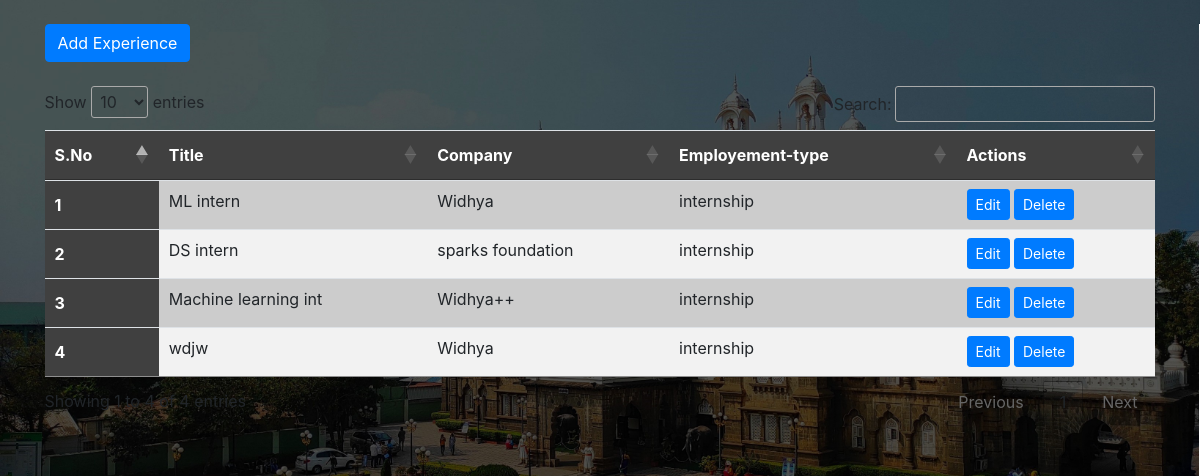
The page /linkedpages/certifications/internship.php on the database its author committed.
### tables this page shows
CREATE TABLE `intern` (
  `sno` int(20) NOT NULL,
  `title` varchar(20) NOT NULL,
  `company` varchar(20) NOT NULL,
  `employement-type` varchar(20) NOT NULL,
  `dt` datetime NOT NULL DEFAULT current_timestamp()
);

### linkedpages/certifications/internship.php (the view, shortened to what this page needs)
<?php
$servername = "localhost";
$username = "root";
$password = "";
$database = "users";
$conn = mysqli_connect($servername, $username, $password, $database);
?>
<!doctype html>
<html lang="en">
<head>
  <link rel="stylesheet" href="https://stackpath.bootstrapcdn.com/bootstrap/4.4.1/css/bootstrap.min.css"
>
  <link rel="stylesheet" href="//cdn.datatables.net/1.10.20/css/jquery.dataTables.min.css">
</head>
<body>
  <div class="container my-4">
    <form action="addinternship.html">
      <button type="submit" class="btn btn-primary">Add Experience</button>
    </form>
  </div>
  <div class="container my-4">
    <table class="table" id="myTable" style="background-color: #cccccc;">
      <thead>
        <tr>
          <th scope="col">S.No</th>
          <th scope="col">Title</th>
          <th scope="col">Company</th>
          <th scope="col">Employement-type</th>
          <th scope="col">Actions</th>
        </tr>
      </thead>
      <tbody;>
        <?php
          $sql = "SELECT * FROM `intern`";
          $result = mysqli_query($conn, $sql);
          $sno = 0;
          while($row = mysqli_fetch_assoc($result)){
            $sno = $sno + 1;
            echo "<tr>
            <th scope='row'>". $sno . "</th>
            <td>". $row['title'] . "</td>
            <td>". $row['company'] . "</td>
            <td>". $row['employement-type'] . "</td>
            <td> <button class='edit btn btn-sm btn-primary' id=".$row['sno'].">Edit</button> <button class='delete btn btn-sm btn-primary' id=d".$row['sno'].">Delete</button>  </td>
          </tr>";
         }
          ?>
    </table>
  </div>
  <hr>
</body>
</html>

### linkedpages/certifications/internship.php (style rules this page uses)
body { background-image: url("/project/img/1.jpg"); background-color: #cccccc; opacity:1; height: 600px; background-position: center; background-repeat: no-repeat; background-size: cover; opacity: 10.0; border-right: 1px solid white; }
#myTable tr:nth-child(even) { background-color: #f2f2f2; }
#myTable th { padding-top: 12px; padding-bottom: 12px; text-align: left; background-color: #404040; color: white; }

### rows shown on the page
intern: title "ML intern", company "Widhya", value "internship"
intern: title "DS intern", company "sparks foundation", value "internship"
intern: title "Machine learning int", company "Widhya++", value "internship"
intern: title "wdjw", company "Widhya", value "internship"
